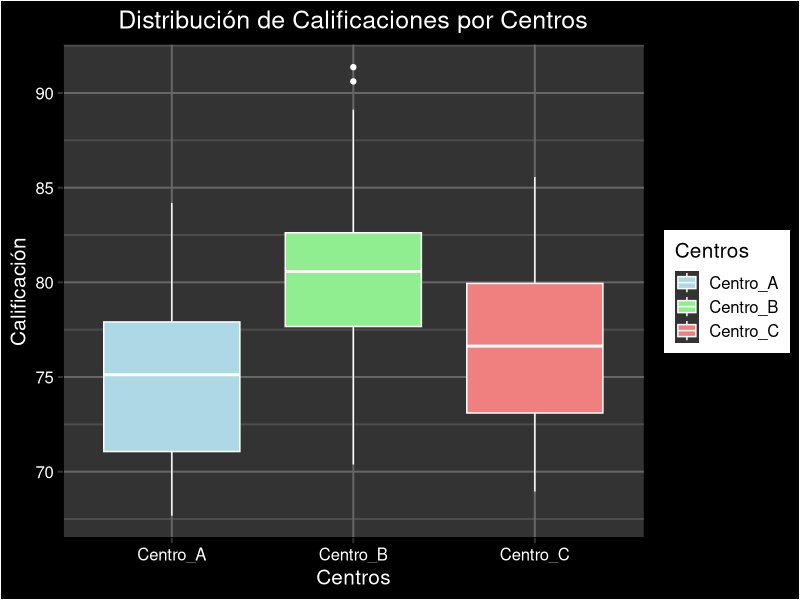

This figure's R source:
# Clase 10 
# UAH 
# Probabilidad y Estadística 
# Carmen Taveras 


# Pregunta de investigación -----------------------------------------------

# ¿Los estudiantes de distintas escuelas (escuela A, B y C) obtienen calificaciones significativamente diferentes en una misma prueba estandarizada?

# ANOVA 

# Respuesta ---------------------------------------------------------------


# Crear un ejemplo de datos
data <- data.frame(
  Centros = rep(c("Centro_A", "Centro_B", "Centro_C"), each = 30),
  Calificacion = c(rnorm(30, mean = 75, sd = 5),  # Calificaciones  A
                   rnorm(30, mean = 80, sd = 5),  # Calificaciones  B
                   rnorm(30, mean = 78, sd = 5))  # Calificaciones  C
)

# Ver un resumen de los datos
summary(data)

# Verlo visualmente

library(ggplot2)

ggplot(data, aes(x = Centros, y = Calificacion, fill = Centros)) +
  geom_boxplot(color = "white") +
  labs(title = "Distribución de Calificaciones por Centros",
       x = "Centros",
       y = "Calificación") +
  theme_classic(base_size = 15) +
  theme(
    plot.background = element_rect(fill = "black"),
    panel.background = element_rect(fill = "gray20"),
    panel.grid.major = element_line(color = "gray40"),
    panel.grid.minor = element_line(color = "gray30"),
    axis.text = element_text(color = "white"),
    axis.title = element_text(color = "white"),
    plot.title = element_text(color = "white", hjust = 0.5)
  ) +
  scale_fill_manual(values = c("lightblue", "lightgreen", "lightcoral"))


# Realizar la prueba ANOVA

anova_result <- aov(Calificacion ~ Centros, data = data)

# Mostrar el resumen de los resultados

summary(anova_result)

# Si el resultado de ANOVA es significativo, realizamos pruebas de comparaciones múltiples
pairwise_result <- pairwise.t.test(data$Calificacion, data$Centros, p.adjust.method = "bonferroni")


pairwise_result


# Chi Cuadrado ------------------------------------------------------------

# ¿Es independiente el acceso a la educación superior del hecho de pertenecer a un pueblo originario?

# Construir Matrix 
observed <- matrix(c(5, 8, 11, 60, 56, 100), 
                   nrow = 2, 
                   byrow = TRUE, 
                   dimnames = list(
                     c("Estudiantes indígenas", "Estudiantes no indígenas"), 
                     c("Accede a universidad", "Acceder a ed. técnica superior", "No accede a educación")
                   ))

# Prueba Chi-Cuadrado
chisq_test <- chisq.test(observed)

# Valores 
observed
expected <- chisq_test$expected
expected
chisq_test

